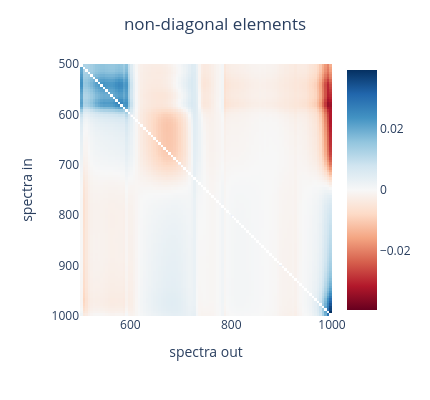

Notebook code for this chart:
### Code cell
mat = projection.projection_matrix.detach().clone()
mat.fill_diagonal_(torch.nan)
fig = px.imshow(mat, x=wavelengths, y=wavelengths, color_continuous_scale="RdBu", color_continuous_midpoint=0)
fig.update_layout(template="plotly_white", width=430, height=400)
fig.update_layout(xaxis_title="spectra out", yaxis_title="spectra in")
fig.update_layout(title="non-diagonal elements", title_x=0.5)

### Figure 1 — Plotly figure (JSON) as saved in the notebook; plotly's stock layout.template omitted (floating-point values rounded to 4 significant figures; data arrays with more than 128 entries replaced by an {"elided": "..."} marker saying what was removed)
{"data": [{"coloraxis": "coloraxis", "hovertemplate": "x: %{x}<br>y: %{y}<br>color: %{z}<extra></extra>", "name": "0", "type": "heatmap", "x": [502.5, 507.5, 512.5, 517.5, 522.5, 527.5, 532.5, 537.5, 542.5, 547.5, 552.5, 557.5, 562.5, 567.5, 572.5, 577.5, 582.5, 587.5, 592.5, 597.5, 602.5, 607.5, 612.5, 617.5, 622.5, 627.5, 632.5, 637.5, 642.5, 647.5, 652.5, 657.5, 662.5, 667.5, 672.5, 677.5, 682.5, 687.5, 692.5, 697.5, 702.5, 707.5, 712.5, 717.5, 722.5, 727.5, 732.5, 737.5, 742.5, 747.5, 752.5, 757.5, 762.5, 767.5, 772.5, 777.5, 782.5, 787.5, 792.5, 797.5, 802.5, 807.5, 812.5, 817.5, 822.5, 827.5, 832.5, 837.5, 842.5, 847.5, 852.5, 857.5, 862.5, 867.5, 872.5, 877.5, 882.5, 887.5, 892.5, 897.5, 902.5, 907.5, 912.5, 917.5, 922.5, 927.5, 932.5, 937.5, 942.5, 947.5, 952.5, 957.5, 962.5, 967.5, 972.5, 977.5, 982.5, 987.5, 992.5, 997.5], "xaxis": "x", "y": [502.5, 507.5, 512.5, 517.5, 522.5, 527.5, 532.5, 537.5, 542.5, 547.5, 552.5, 557.5, 562.5, 567.5, 572.5, 577.5, 582.5, 587.5, 592.5, 597.5, 602.5, 607.5, 612.5, 617.5, 622.5, 627.5, 632.5, 637.5, 642.5, 647.5, 652.5, 657.5, 662.5, 667.5, 672.5, 677.5, 682.5, 687.5, 692.5, 697.5, 702.5, 707.5, 712.5, 717.5, 722.5, 727.5, 732.5, 737.5, 742.5, 747.5, 752.5, 757.5, 762.5, 767.5, 772.5, 777.5, 782.5, 787.5, 792.5, 797.5, 802.5, 807.5, 812.5, 817.5, 822.5, 827.5, 832.5, 837.5, 842.5, 847.5, 852.5, 857.5, 862.5, 867.5, 872.5, 877.5, 882.5, 887.5, 892.5, 897.5, 902.5, 907.5, 912.5, 917.5, 922.5, 927.5, 932.5, 937.5, 942.5, 947.5, 952.5, 957.5, 962.5, 967.5, 972.5, 977.5, 982.5, 987.5, 992.5, 997.5], "yaxis": "y", "z": {"elided": "100x100 float values"}}], "layout": {"coloraxis": {"cmid": 0, "colorscale": [[0, "rgb(103,0,31)"], [0.1, "rgb(178,24,43)"], [0.2, "rgb(214,96,77)"], [0.3, "rgb(244,165,130)"], [0.4, "rgb(253,219,199)"], [0.5, "rgb(247,247,247)"], [0.6, "rgb(209,229,240)"], [0.7, "rgb(146,197,222)"], [0.8, "rgb(67,147,195)"], [0.9, "rgb(33,102,172)"], [1, "rgb(5,48,97)"]]}, "height": 400, "margin": {"t": 60}, "title": {"text": "non-diagonal elements", "x": 0.5}, "width": 430, "xaxis": {"anchor": "y", "constrain": "domain", "domain": [0, 1], "scaleanchor": "y", "title": {"text": "spectra out"}}, "yaxis": {"anchor": "x", "autorange": "reversed", "constrain": "domain", "domain": [0, 1], "title": {"text": "spectra in"}}}}
